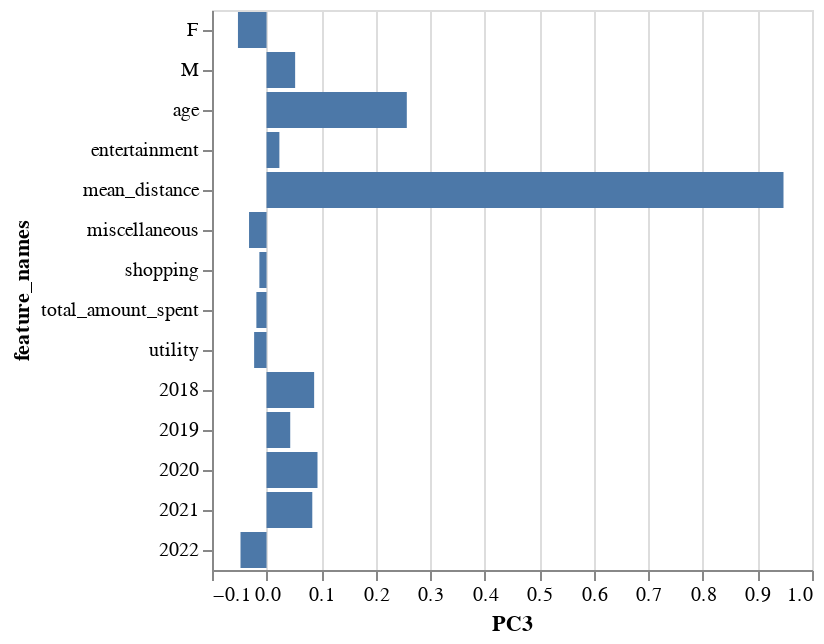

This figure's notebook cell:
### Code cell
# Display a horizontal bar chart with the loadings of PC3 against the original features
alt.Chart(loadings_df).mark_bar().encode(
    x='PC3:Q',
    y="feature_names:N"
)

### Figure 1 — Vega-Lite specification as saved in the notebook (floating-point values rounded to 4 significant figures)
{"config": {"view": {"continuousWidth": 300, "continuousHeight": 300}}, "data": {"name": "data-bc56d39ceac0f3fa3db08c0e959808c8"}, "mark": {"type": "bar"}, "encoding": {"x": {"field": "PC3", "type": "quantitative"}, "y": {"field": "feature_names", "type": "nominal"}}, "$schema": "https://vega.github.io/schema/vega-lite/v5.8.0.json", "datasets": {"data-bc56d39ceac0f3fa3db08c0e959808c8": [{"feature_names": "age", "PC1": -0.1316, "PC2": -0.2311, "PC3": 0.2572, "PC4": 0.6612, "PC5": -0.548, "PC6": -0.3221, "PC7": -0.1254, "PC8": 0.04287, "PC9": -0.04888, "PC10": 0.01797, "PC11": 0.03578, "PC12": 0.02096, "PC13": -0.0007127, "PC14": -8.272e-17}, {"feature_names": "total_amount_spent", "PC1": 0.3396, "PC2": 0.04822, "PC3": -0.01865, "PC4": -0.03041, "PC5": -0.06861, "PC6": -0.1714, "PC7": -0.00136, "PC8": -0.2446, "PC9": 0.003349, "PC10": 0.1, "PC11": -0.1509, "PC12": 0.06739, "PC13": -0.8659, "PC14": 4.87e-18}, {"feature_names": "mean_distance", "PC1": -0.003621, "PC2": -0.0009117, "PC3": 0.9477, "PC4": -0.2987, "PC5": 0.1014, "PC6": -0.02687, "PC7": -0.008857, "PC8": -0.03469, "PC9": -0.01058, "PC10": 0.008848, "PC11": -0.006226, "PC12": -0.003052, "PC13": -0.002468, "PC14": 1.157e-16}, {"feature_names": "entertainment", "PC1": 0.312, "PC2": 0.1308, "PC3": 0.02353, "PC4": 0.0006692, "PC5": -0.1678, "PC6": -0.2043, "PC7": 0.7338, "PC8": -0.07697, "PC9": -0.01461, "PC10": -0.4244, "PC11": 0.2806, "PC12": -0.03229, "PC13": 0.103, "PC14": -3.463e-16}, {"feature_names": "miscellaneous", "PC1": 0.3365, "PC2": 0.005368, "PC3": -0.03209, "PC4": -0.06085, "PC5": -0.003129, "PC6": -0.1154, "PC7": -0.2731, "PC8": -0.2272, "PC9": -0.07752, "PC10": 0.3927, "PC11": 0.7068, "PC12": -0.2594, "PC13": 0.1245, "PC14": 4.331e-17}, {"feature_names": "shopping", "PC1": 0.3372, "PC2": 0.02855, "PC3": -0.01316, "PC4": -0.01086, "PC5": -0.07615, "PC6": -0.1876, "PC7": -0.07068, "PC8": -0.2595, "PC9": 0.1276, "PC10": 0.03592, "PC11": -0.5747, "PC12": -0.5719, "PC13": 0.3114, "PC14": 5.199e-16}, {"feature_names": "utility", "PC1": 0.3384, "PC2": 0.04615, "PC3": -0.02277, "PC4": -0.04452, "PC5": -0.04735, "PC6": -0.1506, "PC7": -0.09309, "PC8": -0.2686, "PC9": -0.08493, "PC10": 0.1481, "PC11": -0.1871, "PC12": 0.7644, "PC13": 0.3558, "PC14": -2.76e-16}, {"feature_names": 2018, "PC1": 0.1448, "PC2": -0.102, "PC3": 0.08726, "PC4": 0.5546, "PC5": 0.7885, "PC6": -0.1547, "PC7": 0.08795, "PC8": -0.005128, "PC9": 0.003341, "PC10": -0.004643, "PC11": -0.0006948, "PC12": 0.005684, "PC13": -0.0007594, "PC14": 1.732e-17}, {"feature_names": 2019, "PC1": 0.3197, "PC2": -0.06608, "PC3": 0.04342, "PC4": 0.1057, "PC5": -0.02581, "PC6": 0.3903, "PC7": -0.4153, "PC8": -0.07244, "PC9": -0.388, "PC10": -0.6294, "PC11": 0.03776, "PC12": -0.03332, "PC13": -0.02037, "PC14": -1.197e-16}, {"feature_names": 2020, "PC1": 0.317, "PC2": 0.002149, "PC3": 0.09341, "PC4": 0.1742, "PC5": -0.1066, "PC6": 0.4147, "PC7": -0.05482, "PC8": 0.1283, "PC9": 0.8001, "PC10": -0.01375, "PC11": 0.08709, "PC12": 0.09859, "PC13": 0.0005407, "PC14": -5.263e-17}, {"feature_names": 2021, "PC1": 0.3122, "PC2": 0.03955, "PC3": 0.08387, "PC4": 0.1632, "PC5": -0.1169, "PC6": 0.4421, "PC7": 0.311, "PC8": 0.3691, "PC9": -0.4196, "PC10": 0.4714, "PC11": -0.1523, "PC12": -0.06051, "PC13": 0.008821, "PC14": 5.753e-17}, {"feature_names": 2022, "PC1": 0.3073, "PC2": 0.05358, "PC3": -0.04774, "PC4": -0.1897, "PC5": 0.03015, "PC6": -0.4576, "PC7": -0.2396, "PC8": 0.7629, "PC9": 0.02364, "PC10": -0.1157, "PC11": -0.01061, "PC12": 0.02378, "PC13": -0.005326, "PC14": -3.662e-17}, {"feature_names": "F", "PC1": 0.08046, "PC2": -0.6727, "PC3": -0.05242, "PC4": -0.1661, "PC5": 0.01116, "PC6": 0.007724, "PC7": 0.1003, "PC8": 0.006168, "PC9": 0.01528, "PC10": 0.007144, "PC11": -0.006639, "PC12": 0.009263, "PC13": -0.0004913, "PC14": -0.7071}, {"feature_names": "M", "PC1": -0.08046, "PC2": 0.6727, "PC3": 0.05242, "PC4": 0.1661, "PC5": -0.01116, "PC6": -0.007724, "PC7": -0.1003, "PC8": -0.006168, "PC9": -0.01528, "PC10": -0.007144, "PC11": 0.006639, "PC12": -0.009263, "PC13": 0.0004913, "PC14": -0.7071}]}}
